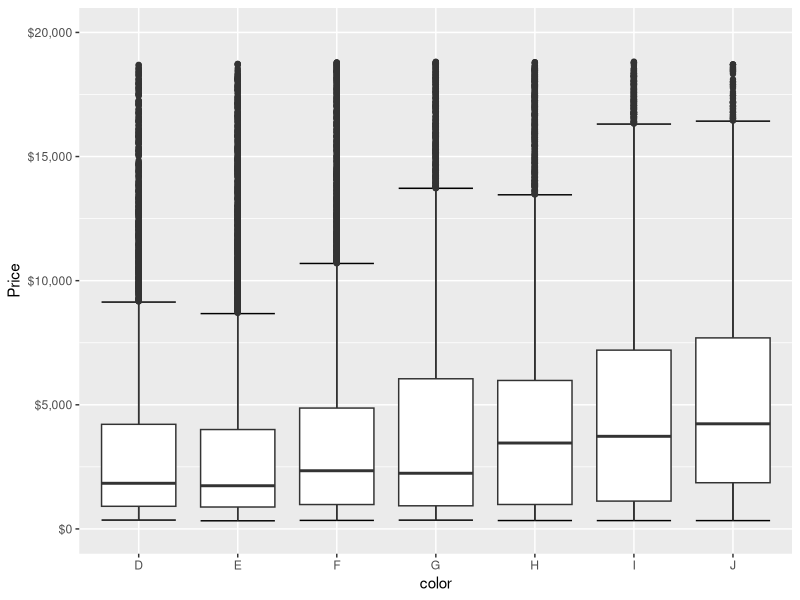
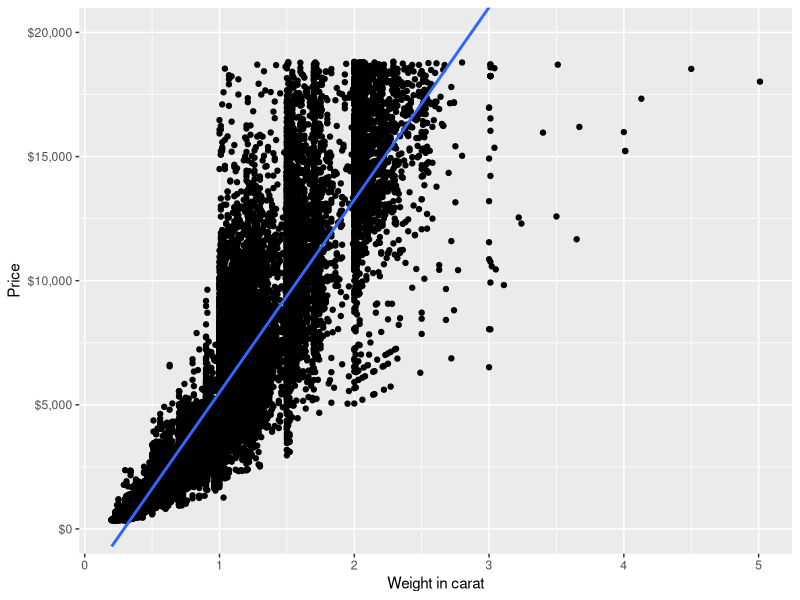
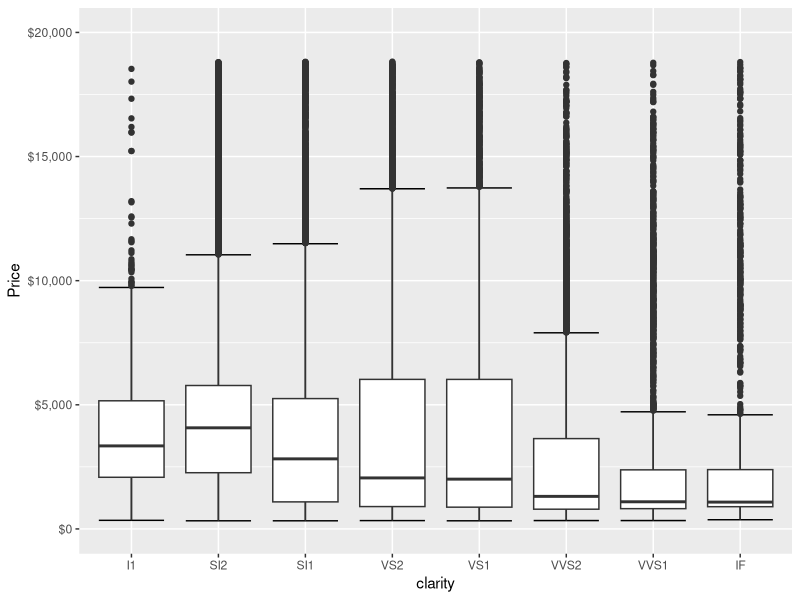
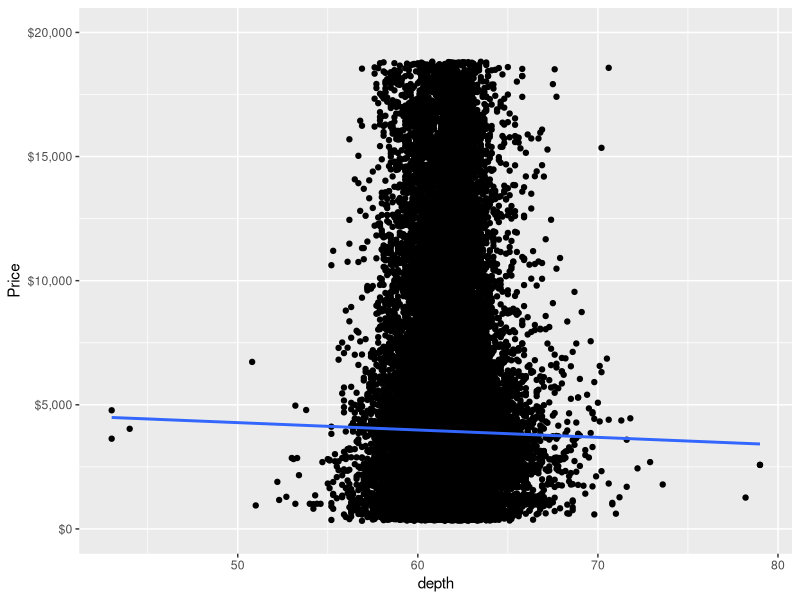
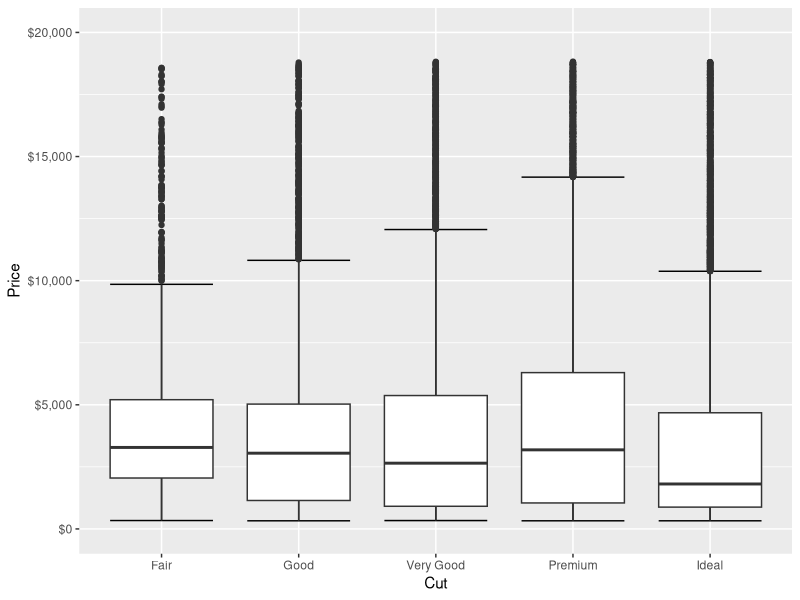
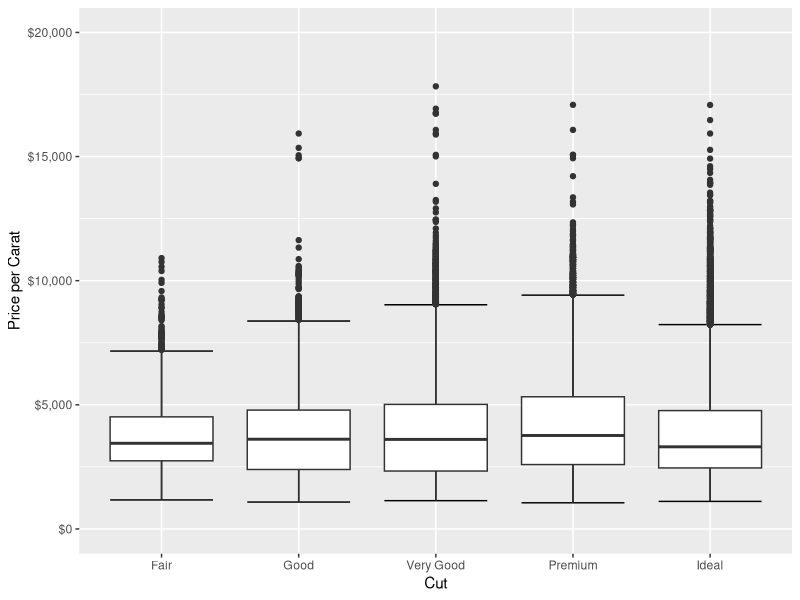

Generate these figures, in order, with R:
## ---- chunk 1
library(ggplot2)
library(scales)
library(dplyr)
library(knitr)
library(markdown)
data(diamonds)
summary(diamonds)


## ---- chunk 2
ggplot(diamonds, aes(x = color, y = price)) +
  stat_boxplot(geom="errorbar") +
  geom_boxplot() +
  coord_cartesian(ylim=c(0, 20000)) +
  scale_y_continuous(labels=dollar) + 
  xlab("color") + ylab("Price")
## ---- chunk 3
ggplot(diamonds, aes(x = carat, y = price)) +
  geom_point() +
  geom_smooth(method=lm,   # Add linear regression line
                se=FALSE) +   # Don't add shaded confidence region
  scale_y_continuous(labels=dollar) + 
  coord_cartesian(ylim=c(0, 20000)) +
  xlab("Weight in carat") + ylab("Price")
## ---- chunk 4
ggplot(diamonds, aes(x = clarity, y = price)) +
  stat_boxplot(geom="errorbar") +
  geom_boxplot() +
  coord_cartesian(ylim=c(0, 20000)) +
  scale_y_continuous(labels=dollar) + 
  xlab("clarity") + ylab("Price")
## ---- chunk 5
ggplot(diamonds, aes(x = depth, y = price)) +
  geom_point() +
  geom_smooth(method=lm,   # Add linear regression line
                se=FALSE) +   # Don't add shaded confidence region
  scale_y_continuous(labels=dollar) + 
  coord_cartesian(ylim=c(0, 20000)) +
  xlab("depth") + ylab("Price")
## ---- chunk 6

## ---- chunk 7

ggplot(diamonds, aes(x = cut, y = price)) +
  stat_boxplot(geom="errorbar") +
  geom_boxplot() +
  coord_cartesian(ylim=c(0, 20000)) +
  scale_y_continuous(labels=dollar) + 
  xlab("Cut") + ylab("Price")
## ---- chunk 8

diamonds %>%
  group_by(cut) %>%
  summarise(max_price = max(price),
            min_price = min(price),
            median_price = median(price))
## ---- chunk 9
ggplot(diamonds, aes(x = cut, y = price/carat)) +
  stat_boxplot(geom="errorbar") +
  geom_boxplot() +
  coord_cartesian(ylim=c(0, 20000)) +
  scale_y_continuous(labels=dollar) + 
  xlab("Cut") + ylab("Price per Carat")
## ---- chunk 10
diamonds %>%
  group_by(cut) %>%
  summarise(max_price_per_carat = max(price/carat),
            min_price_per_carat = min(price/carat),
            median_price_per_carat = median(price/carat))
